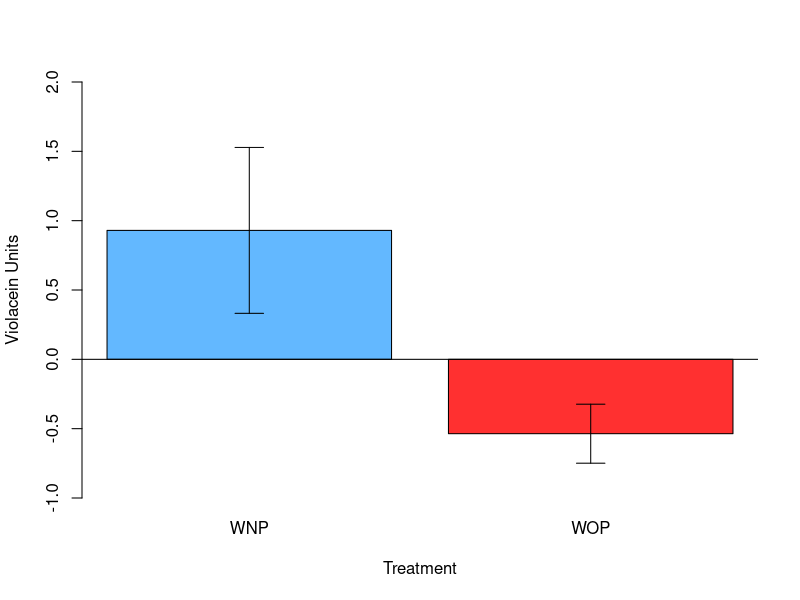

R code for this plot:
# Quorum Sensing Violacein Analysis
# Jared Brewer
# Created: July 21, 2015
# Modified: July 21, 2015

# The end goal here is to perform an ANOVA and make a bar plot. 

qs <- read.csv("./QSViolacein_07212015_WJB.csv", header = T)
attach(qs)

qs.aov <- aov(WNP~WOP, data=qs)
summary(qs.aov)

qs.means <- c(mean(qs$WNP, na.rm=T), mean(qs$WOP, na.rm=T))
qs.std <- c(sd(qs$WNP, na.rm=T), sd(qs$WOP, na.rm=T)) 
qs.n <- c(sum(qs$WNP, na.rm=T)/mean(qs$WOP, na.rm=T), sum(qs$WOP, na.rm=T)/mean(qs$WNP, na.rm=T))
qs.se <- c(qs.std/sqrt(abs(qs.n)))

qs.bar <- barplot(qs.means, names = c("WNP", "WOP"), xlab="Treatment", ylab="Violacein Units", ylim=c(-1, 2), col=c("steelblue1", "firebrick1"))
abline(h=0)
segments(qs.bar, qs.means+qs.se, qs.bar, qs.means-qs.se) 
# Applies vertical marks for standard error
segments(qs.bar -0.05, qs.means+qs.se, qs.bar +0.05, qs.means+qs.se) 
# Makes horizontal tick on positive SE
# Numbers determine the width of the ticks
segments(qs.bar -0.05, qs.means-qs.se, qs.bar +0.05, qs.means-qs.se) 